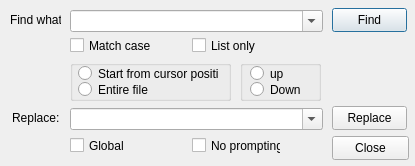
<?xml version="1.0" encoding="UTF-8"?>
<ui version="4.0">
 <class>DialogFind</class>
 <widget class="QDialog" name="DialogFind">
  <property name="geometry">
   <rect>
    <x>0</x>
    <y>0</y>
    <width>415</width>
    <height>166</height>
   </rect>
  </property>
  <property name="windowTitle">
   <string>Find and Replace</string>
  </property>
  <widget class="QPushButton" name="buttonFind">
   <property name="geometry">
    <rect>
     <x>332</x>
     <y>8</y>
     <width>75</width>
     <height>24</height>
    </rect>
   </property>
   <property name="text">
    <string>Find</string>
   </property>
   <property name="autoDefault">
    <bool>false</bool>
   </property>
   <property name="default">
    <bool>true</bool>
   </property>
  </widget>
  <widget class="QPushButton" name="buttonReplace">
   <property name="geometry">
    <rect>
     <x>332</x>
     <y>106</y>
     <width>75</width>
     <height>24</height>
    </rect>
   </property>
   <property name="text">
    <string>Replace</string>
   </property>
   <property name="autoDefault">
    <bool>false</bool>
   </property>
   <property name="flat">
    <bool>false</bool>
   </property>
  </widget>
  <widget class="QPushButton" name="buttonClose">
   <property name="geometry">
    <rect>
     <x>332</x>
     <y>136</y>
     <width>77</width>
     <height>24</height>
    </rect>
   </property>
   <property name="text">
    <string>Close</string>
   </property>
  </widget>
  <widget class="QComboBox" name="comboReplaceWith">
   <property name="geometry">
    <rect>
     <x>70</x>
     <y>108</y>
     <width>253</width>
     <height>22</height>
    </rect>
   </property>
   <property name="editable">
    <bool>true</bool>
   </property>
  </widget>
  <widget class="QCheckBox" name="checkGlobal">
   <property name="geometry">
    <rect>
     <x>70</x>
     <y>136</y>
     <width>71</width>
     <height>19</height>
    </rect>
   </property>
   <property name="text">
    <string>Global</string>
   </property>
  </widget>
  <widget class="QCheckBox" name="checkNoPrompting">
   <property name="geometry">
    <rect>
     <x>192</x>
     <y>136</y>
     <width>89</width>
     <height>19</height>
    </rect>
   </property>
   <property name="text">
    <string>No prompting</string>
   </property>
  </widget>
  <widget class="QLabel" name="label_2">
   <property name="geometry">
    <rect>
     <x>12</x>
     <y>108</y>
     <width>53</width>
     <height>20</height>
    </rect>
   </property>
   <property name="text">
    <string>Replace:</string>
   </property>
  </widget>
  <widget class="QGroupBox" name="groupBox_2">
   <property name="geometry">
    <rect>
     <x>70</x>
     <y>60</y>
     <width>161</width>
     <height>41</height>
    </rect>
   </property>
   <property name="title">
    <string/>
   </property>
   <widget class="QRadioButton" name="radioFromCursor">
    <property name="geometry">
     <rect>
      <x>8</x>
      <y>4</y>
      <width>141</width>
      <height>19</height>
     </rect>
    </property>
    <property name="text">
     <string>Start from cursor position</string>
    </property>
   </widget>
   <widget class="QRadioButton" name="radioEntire">
    <property name="geometry">
     <rect>
      <x>8</x>
      <y>20</y>
      <width>141</width>
      <height>19</height>
     </rect>
    </property>
    <property name="text">
     <string>Entire file</string>
    </property>
   </widget>
  </widget>
  <widget class="QGroupBox" name="groupBox_3">
   <property name="geometry">
    <rect>
     <x>240</x>
     <y>60</y>
     <width>81</width>
     <height>41</height>
    </rect>
   </property>
   <property name="title">
    <string/>
   </property>
   <widget class="QRadioButton" name="radioUp">
    <property name="geometry">
     <rect>
      <x>10</x>
      <y>4</y>
      <width>41</width>
      <height>19</height>
     </rect>
    </property>
    <property name="text">
     <string>up</string>
    </property>
   </widget>
   <widget class="QRadioButton" name="radioDown">
    <property name="geometry">
     <rect>
      <x>10</x>
      <y>20</y>
      <width>51</width>
      <height>19</height>
     </rect>
    </property>
    <property name="text">
     <string>Down</string>
    </property>
   </widget>
  </widget>
  <widget class="QCheckBox" name="checkMatchCase">
   <property name="geometry">
    <rect>
     <x>70</x>
     <y>36</y>
     <width>81</width>
     <height>19</height>
    </rect>
   </property>
   <property name="text">
    <string>Match case</string>
   </property>
  </widget>
  <widget class="QCheckBox" name="checkListOnly">
   <property name="geometry">
    <rect>
     <x>192</x>
     <y>36</y>
     <width>71</width>
     <height>19</height>
    </rect>
   </property>
   <property name="text">
    <string>List only</string>
   </property>
  </widget>
  <widget class="QComboBox" name="comboFindWhat">
   <property name="geometry">
    <rect>
     <x>70</x>
     <y>10</y>
     <width>253</width>
     <height>22</height>
    </rect>
   </property>
   <property name="editable">
    <bool>true</bool>
   </property>
  </widget>
  <widget class="QLabel" name="label">
   <property name="geometry">
    <rect>
     <x>10</x>
     <y>10</y>
     <width>51</width>
     <height>20</height>
    </rect>
   </property>
   <property name="text">
    <string>Find what:</string>
   </property>
  </widget>
 </widget>
 <resources/>
 <connections/>
</ui>
